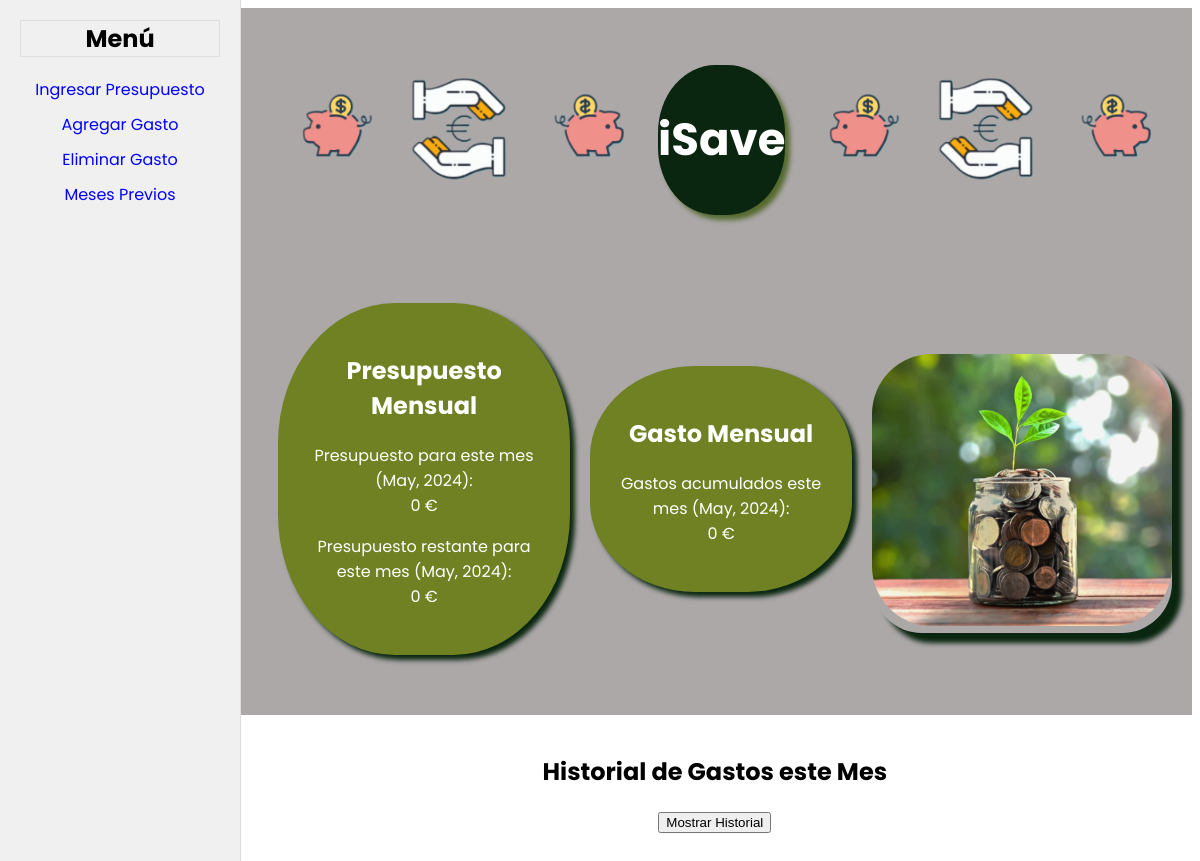
The app's page /mi_gestor/home/ (signed in), older data.
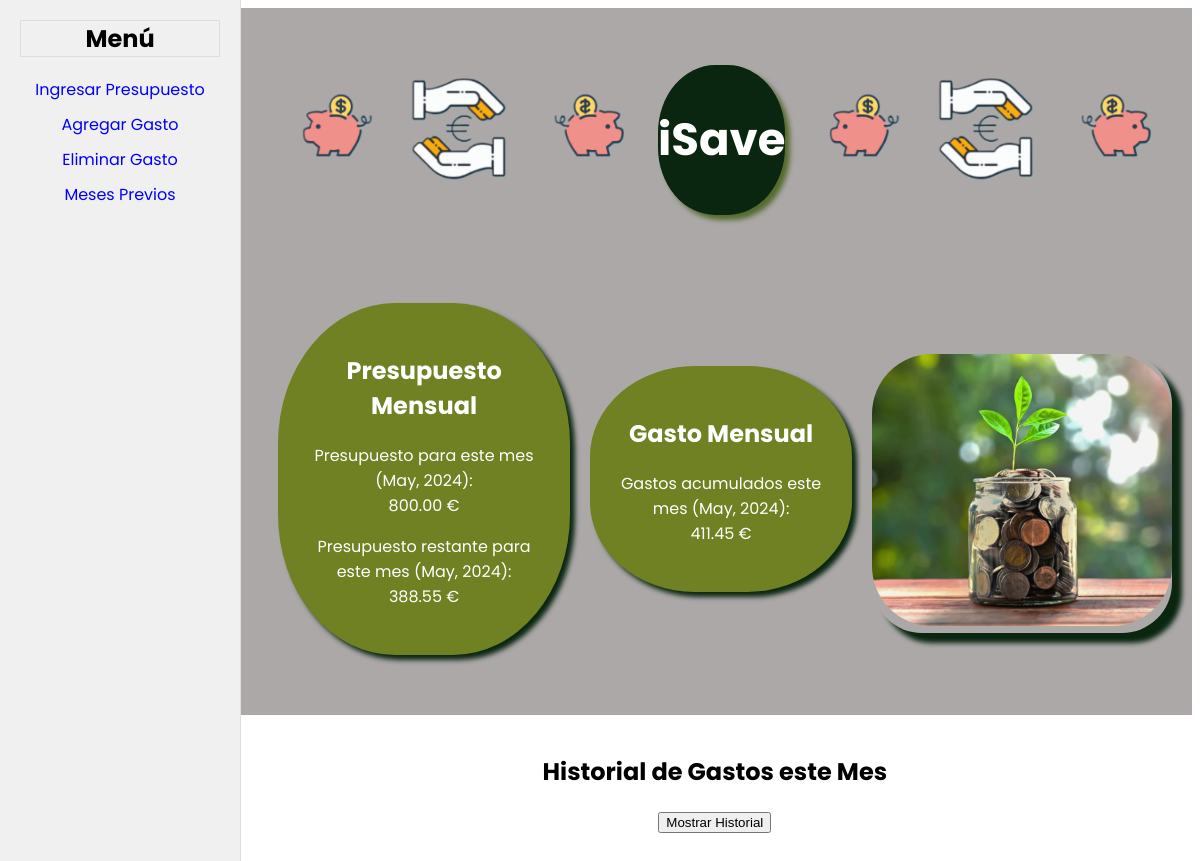
The same page, newer data.
### mi_gestor/models.py (models this page shows, shortened)
class PresupuestoMensual(models.Model):
    usuario = models.ForeignKey(User, on_delete=models.CASCADE)
    fecha = models.DateField(null=True)
    cantidad = models.DecimalField(max_digits=10, decimal_places=2)

### mi_gestor/views.py (the view)
# urls.py: path('home/', views.home, name='home'),
@login_required
def home(request):
    mes_actual = datetime.date.today().replace(day=1)
    try:
        presupuesto_mensual = PresupuestoMensual.objects.get(usuario=request.user, fecha=mes_actual)
        presupuesto_mes_actual = presupuesto_mensual.cantidad
    except PresupuestoMensual.DoesNotExist:
        presupuesto_mes_actual = 0
    gastos_mes_actual = GastoMensual.objects.filter(usuario=request.user, fecha__month=mes_actual.month, fecha__year=mes_actual.year).order_by('fecha')
    total_mes_actual = round(gastos_mes_actual.aggregate(total_mes=Sum('cantidad'))['total_mes'] or 0, 2)
    diferencia = presupuesto_mes_actual - total_mes_actual
    presupuesto_url = '/ingresar_presupuesto/'
    agregar_gasto_url = '/agregar_gasto/'
    return render(request, 'home.html', {
        'presupuesto_url': presupuesto_url,
        'agregar_gasto_url': agregar_gasto_url,
        'gastos': gastos_mes_actual,
        'presupuesto_mes_actual': presupuesto_mes_actual,
        'total_mes_actual': total_mes_actual,
        'diferencia': diferencia,
        'mes_actual': mes_actual
    })

### mi_gestor/models.py (called while the page is built)
    def __str__(self):
        return self.nombre

### mi_gestor/templates/home.html (shortened to what this page needs)
<!DOCTYPE html>
<html lang="en">
<head>
    {% load static %}
    <link rel="stylesheet" type="text/css" href="{% static 'home_style.css' %}">
</head>
<body>
    <div class="header">
        <div class="logo-left">
            <img src="{% static 'img/logo2.png' %}" width="400px">
        </div>
        <h2 class="circle">iSave</h2>
        <div class="logo-right">
            <img src="{% static 'img/logo2.png' %}" width="400px">
        </div>
    </div>
    <div class="sidebar">
        <h2 class="title-menu">Menú</h2>
        <ul>
            <li><a href="{% url 'mi_gestor:ingresar_presupuesto' %}">Ingresar Presupuesto</a></li>
            <li><a href="{% url 'mi_gestor:agregar_gasto' %}">Agregar Gasto</a></li>
            <li><a href="{% url 'mi_gestor:eliminar_gasto' gastos.0.id %}">Eliminar Gasto</a></li>
            <li><a href="{% url 'mi_gestor:meses_previos' %}">Meses Previos</a></li>
        </ul>
    </div>
     <div class="content">
        <div class="subheader">
            <div class="block">
                <h2 class="title2">Presupuesto Mensual</h2>
                <p>Presupuesto para este mes ({{ mes_actual|date:"F, Y"}}):<br>{{ presupuesto_mes_actual }} €</p>
                <p>Presupuesto restante para este mes ({{ mes_actual|date:"F, Y" }}):<br>{{ diferencia }} €</p>
            </div>
            <div class="block">
                <h2 class="title2">Gasto Mensual</h2>
                <p>Gastos acumulados este mes ({{ mes_actual|date:"F, Y" }}):<br>{{ total_mes_actual }} €</p>
            </div>
            <div class="image-front">
                <img src="{% static 'img/coins.png' %}" width="300px">
            </div>
        </div>
        <div class="table-container">
            <h2 class="title2">Historial de Gastos este Mes</h2>
            <button id="toggleButton">Mostrar Historial</button>
        </div>
    </div>
</body>
</html>

### mi_gestor/static/home_style.css (style rules this page uses)
body { font-family: 'Poppins', sans-serif; text-align: center; }
a { color: blue; text-decoration: none; }
.header { display: flex; background: #aca8a8; padding: 20px; text-align: center; margin-left: 200px; font-size: 30px; }
.circle { box-shadow: 5px 5px 5px darkolivegreen; width: 150px; height: 150px; border-radius: 45%; background-color: #0a2610; display: flex; justify-content: center; align-items: center; color: white; font-family: 'Poppins', sans-serif; }
.logo-left { flex: 1; align-items: left; padding-left: 30px; margin-top: 30px; }
.logo-right { flex: 1; align-items: right; padding-right: 20px; margin-top: 30px; }
.subheader { display: flex; justify-content: space-between; background: #aca8a8; padding: 30px 0; align-items: center; }
.block { box-shadow: 5px 5px 5px #0a2610; flex-grow: 1; padding: 30px; border-radius: 40%; background-color: #6f8123; margin-bottom: 30px; color: white; margin-right: 20px; }
.block:first-child { margin-left: 50px; }
.image-front { box-shadow: 10px 10px 5px #0a2610; border-radius: 50px; justify-content: flex-end; margin-right: 20px; }
.image-front img { border-radius: 60px; }
.table-container { position: relative; bottom: 0; width: 101%; padding: 20px; box-sizing: border-box; }
#toggleButton { margin-bottom: 10px; }
.sidebar { position: fixed; top: 0; left: 0; width: 200px; height: 100%; background-color: #f0f0f0; padding: 20px; border-right: 1px solid #ddd }
.sidebar h2 { border: 1px solid #ddd; margin-top: 0; }
.sidebar ul { list-style-type: none; padding: 0; }
.sidebar ul li { margin-bottom: 10px; }
.content { flex-grow: 1; margin-left: 220px; text-align: center; }

Row changes from the older to the newer data that the page shows:
added PresupuestoMensual: cantidad "800.00"
Text that changed along with them:
{{ diferencia }}: "0" → "388.55"
{{ total_mes_actual }}: "0" → "411.45"
{{ presupuesto_mes_actual }}: "0" → (not shown)
